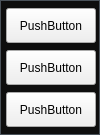
<?xml version="1.0" encoding="UTF-8"?>
<ui version="4.0">
 <class>CArmSelectGear</class>
 <widget class="QWidget" name="CArmSelectGear">
  <property name="geometry">
   <rect>
    <x>0</x>
    <y>0</y>
    <width>100</width>
    <height>135</height>
   </rect>
  </property>
  <property name="minimumSize">
   <size>
    <width>100</width>
    <height>135</height>
   </size>
  </property>
  <property name="maximumSize">
   <size>
    <width>100</width>
    <height>135</height>
   </size>
  </property>
  <property name="windowTitle">
   <string>Form</string>
  </property>
  <property name="layoutDirection">
   <enum>Qt::LeftToRight</enum>
  </property>
  <property name="styleSheet">
   <string notr="true"/>
  </property>
  <layout class="QGridLayout" name="gridLayout_2">
   <property name="leftMargin">
    <number>0</number>
   </property>
   <property name="topMargin">
    <number>0</number>
   </property>
   <property name="rightMargin">
    <number>0</number>
   </property>
   <property name="bottomMargin">
    <number>0</number>
   </property>
   <property name="spacing">
    <number>0</number>
   </property>
   <item row="0" column="0">
    <widget class="QFrame" name="frame">
     <property name="minimumSize">
      <size>
       <width>100</width>
       <height>135</height>
      </size>
     </property>
     <property name="maximumSize">
      <size>
       <width>100</width>
       <height>135</height>
      </size>
     </property>
     <property name="layoutDirection">
      <enum>Qt::LeftToRight</enum>
     </property>
     <property name="styleSheet">
      <string notr="true">QFrame{background-color:rgba(14,14,14,1);
border:1px solid #4A525A;}</string>
     </property>
     <property name="frameShape">
      <enum>QFrame::StyledPanel</enum>
     </property>
     <property name="frameShadow">
      <enum>QFrame::Raised</enum>
     </property>
     <layout class="QGridLayout" name="gridLayout">
      <property name="leftMargin">
       <number>5</number>
      </property>
      <property name="topMargin">
       <number>5</number>
      </property>
      <property name="rightMargin">
       <number>5</number>
      </property>
      <property name="bottomMargin">
       <number>5</number>
      </property>
      <property name="spacing">
       <number>5</number>
      </property>
      <item row="0" column="0">
       <widget class="QToolButton" name="oneGear">
        <property name="minimumSize">
         <size>
          <width>90</width>
          <height>35</height>
         </size>
        </property>
        <property name="maximumSize">
         <size>
          <width>90</width>
          <height>35</height>
         </size>
        </property>
        <property name="layoutDirection">
         <enum>Qt::LeftToRight</enum>
        </property>
        <property name="text">
         <string>PushButton</string>
        </property>
       </widget>
      </item>
      <item row="1" column="0">
       <widget class="QToolButton" name="twoGear">
        <property name="minimumSize">
         <size>
          <width>90</width>
          <height>35</height>
         </size>
        </property>
        <property name="maximumSize">
         <size>
          <width>90</width>
          <height>35</height>
         </size>
        </property>
        <property name="layoutDirection">
         <enum>Qt::LeftToRight</enum>
        </property>
        <property name="text">
         <string>PushButton</string>
        </property>
       </widget>
      </item>
      <item row="2" column="0">
       <widget class="QToolButton" name="threeGear">
        <property name="minimumSize">
         <size>
          <width>90</width>
          <height>35</height>
         </size>
        </property>
        <property name="maximumSize">
         <size>
          <width>90</width>
          <height>35</height>
         </size>
        </property>
        <property name="layoutDirection">
         <enum>Qt::LeftToRight</enum>
        </property>
        <property name="text">
         <string>PushButton</string>
        </property>
       </widget>
      </item>
     </layout>
    </widget>
   </item>
  </layout>
 </widget>
 <resources/>
 <connections/>
</ui>
